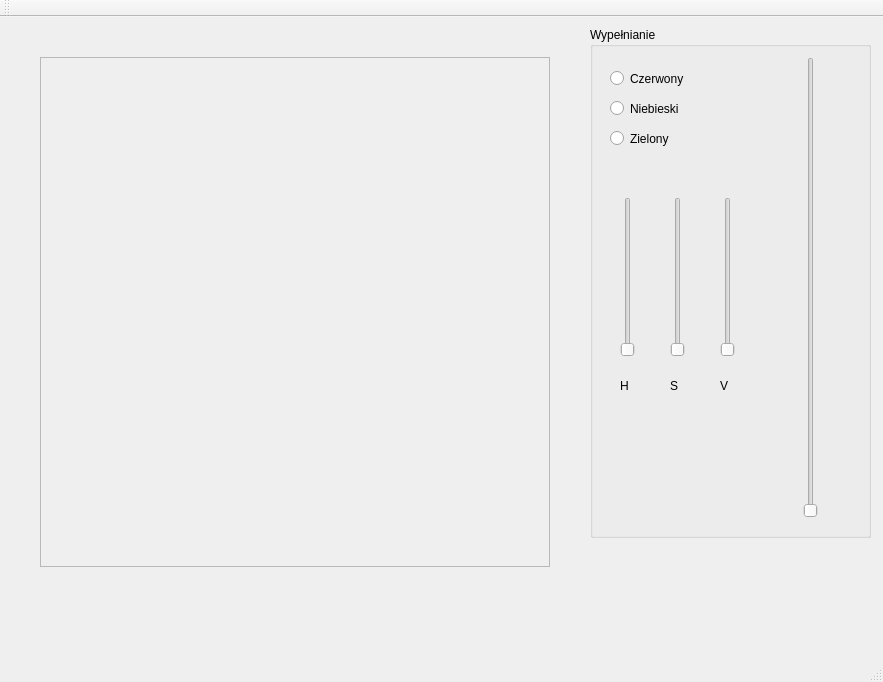
<?xml version="1.0" encoding="UTF-8"?>
<ui version="4.0">
 <class>MyWindow</class>
 <widget class="QMainWindow" name="MyWindow">
  <property name="geometry">
   <rect>
    <x>0</x>
    <y>0</y>
    <width>883</width>
    <height>682</height>
   </rect>
  </property>
  <property name="windowTitle">
   <string>MyWindow</string>
  </property>
  <widget class="QWidget" name="centralWidget">
   <widget class="QFrame" name="rysujFrame">
    <property name="geometry">
     <rect>
      <x>40</x>
      <y>40</y>
      <width>510</width>
      <height>510</height>
     </rect>
    </property>
    <property name="frameShape">
     <enum>QFrame::StyledPanel</enum>
    </property>
    <property name="frameShadow">
     <enum>QFrame::Raised</enum>
    </property>
   </widget>
   <widget class="QGroupBox" name="groupBox">
    <property name="geometry">
     <rect>
      <x>590</x>
      <y>10</y>
      <width>281</width>
      <height>511</height>
     </rect>
    </property>
    <property name="title">
     <string>Wypełnianie</string>
    </property>
    <widget class="QRadioButton" name="radioButton">
     <property name="geometry">
      <rect>
       <x>20</x>
       <y>40</y>
       <width>112</width>
       <height>23</height>
      </rect>
     </property>
     <property name="text">
      <string>Czerwony</string>
     </property>
    </widget>
    <widget class="QRadioButton" name="radioButton_2">
     <property name="geometry">
      <rect>
       <x>20</x>
       <y>70</y>
       <width>112</width>
       <height>23</height>
      </rect>
     </property>
     <property name="text">
      <string>Niebieski</string>
     </property>
    </widget>
    <widget class="QRadioButton" name="radioButton_3">
     <property name="geometry">
      <rect>
       <x>20</x>
       <y>100</y>
       <width>112</width>
       <height>23</height>
      </rect>
     </property>
     <property name="text">
      <string>Zielony</string>
     </property>
    </widget>
    <widget class="QSlider" name="verticalSlider">
     <property name="geometry">
      <rect>
       <x>200</x>
       <y>30</y>
       <width>41</width>
       <height>461</height>
      </rect>
     </property>
     <property name="maximum">
      <number>255</number>
     </property>
     <property name="orientation">
      <enum>Qt::Vertical</enum>
     </property>
    </widget>
    <widget class="QLabel" name="label">
     <property name="geometry">
      <rect>
       <x>30</x>
       <y>350</y>
       <width>16</width>
       <height>17</height>
      </rect>
     </property>
     <property name="text">
      <string>H</string>
     </property>
    </widget>
    <widget class="QLabel" name="label_2">
     <property name="geometry">
      <rect>
       <x>80</x>
       <y>350</y>
       <width>16</width>
       <height>17</height>
      </rect>
     </property>
     <property name="text">
      <string>S</string>
     </property>
    </widget>
    <widget class="QLabel" name="label_3">
     <property name="geometry">
      <rect>
       <x>130</x>
       <y>350</y>
       <width>16</width>
       <height>17</height>
      </rect>
     </property>
     <property name="text">
      <string>V</string>
     </property>
    </widget>
    <widget class="QSlider" name="verticalSlider_2">
     <property name="geometry">
      <rect>
       <x>30</x>
       <y>170</y>
       <width>16</width>
       <height>160</height>
      </rect>
     </property>
     <property name="maximum">
      <number>360</number>
     </property>
     <property name="orientation">
      <enum>Qt::Vertical</enum>
     </property>
    </widget>
    <widget class="QSlider" name="verticalSlider_3">
     <property name="geometry">
      <rect>
       <x>80</x>
       <y>170</y>
       <width>16</width>
       <height>160</height>
      </rect>
     </property>
     <property name="maximum">
      <number>100</number>
     </property>
     <property name="orientation">
      <enum>Qt::Vertical</enum>
     </property>
    </widget>
    <widget class="QSlider" name="verticalSlider_4">
     <property name="geometry">
      <rect>
       <x>130</x>
       <y>170</y>
       <width>16</width>
       <height>160</height>
      </rect>
     </property>
     <property name="maximum">
      <number>100</number>
     </property>
     <property name="orientation">
      <enum>Qt::Vertical</enum>
     </property>
    </widget>
   </widget>
  </widget>
  <widget class="QMenuBar" name="menuBar">
   <property name="geometry">
    <rect>
     <x>0</x>
     <y>0</y>
     <width>883</width>
     <height>22</height>
    </rect>
   </property>
  </widget>
  <widget class="QToolBar" name="mainToolBar">
   <attribute name="toolBarArea">
    <enum>TopToolBarArea</enum>
   </attribute>
   <attribute name="toolBarBreak">
    <bool>false</bool>
   </attribute>
  </widget>
  <widget class="QStatusBar" name="statusBar"/>
 </widget>
 <layoutdefault spacing="6" margin="11"/>
 <resources/>
 <connections/>
</ui>
